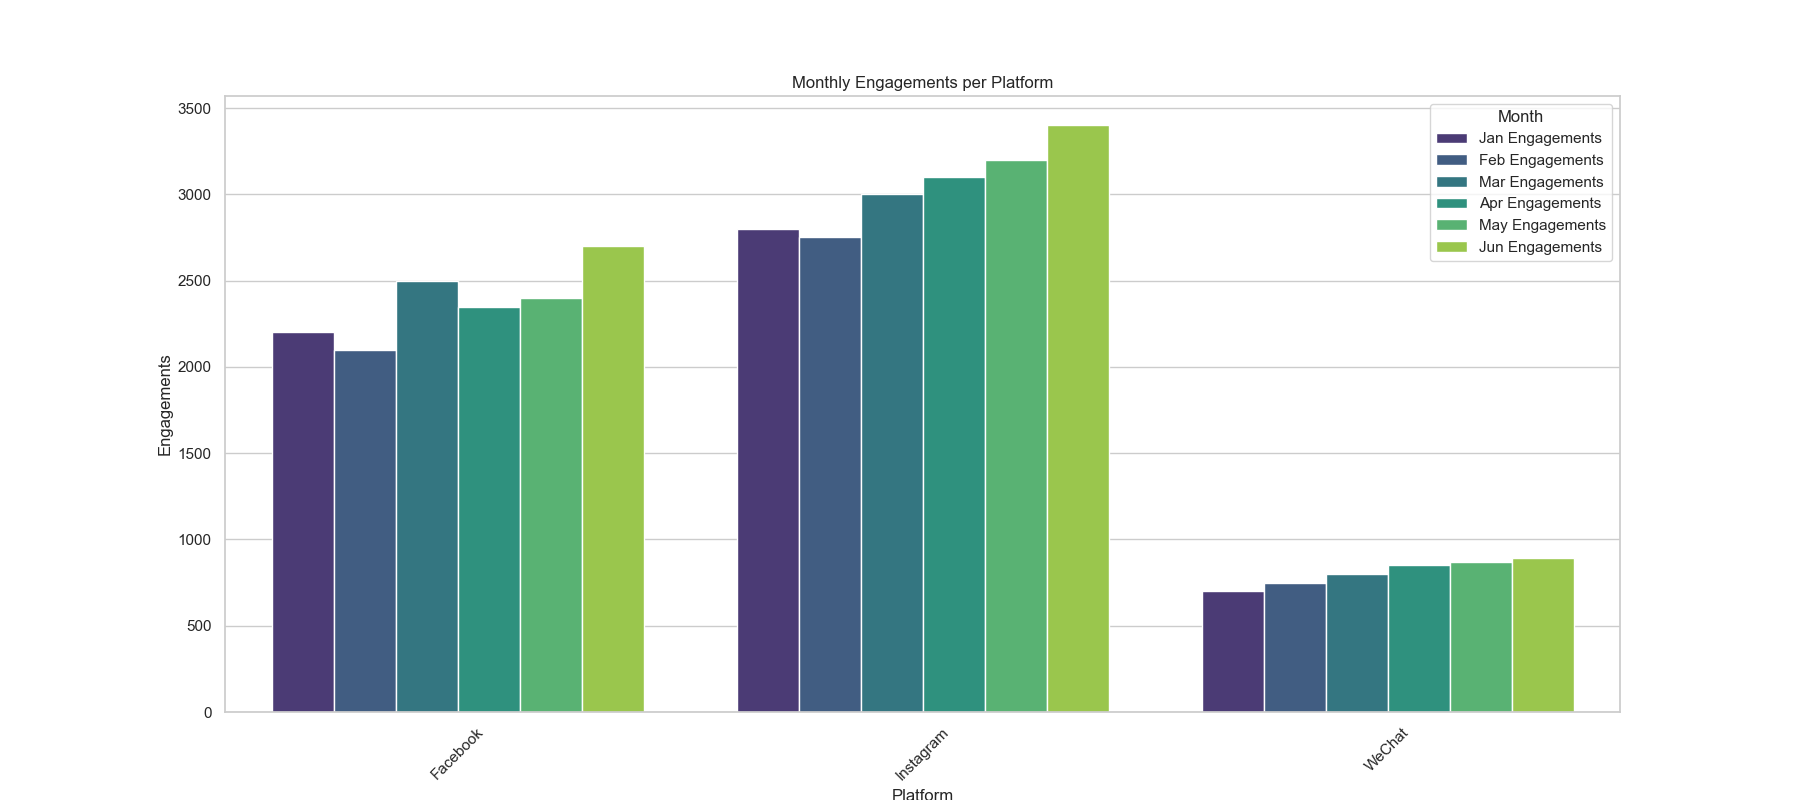

Python code for this plot:

import pandas as pd
import seaborn as sns
import matplotlib.pyplot as plt

# Data provided
data = [
    {'Platform': 'Facebook', 'Jan Engagements': 2200, 'Feb Engagements': 2100, 'Mar Engagements': 2500, 'Apr Engagements': 2350, 'May Engagements': 2400, 'Jun Engagements': 2700},
    {'Platform': 'Instagram', 'Jan Engagements': 2800, 'Feb Engagements': 2750, 'Mar Engagements': 3000, 'Apr Engagements': 3100, 'May Engagements': 3200, 'Jun Engagements': 3400},
    # ... (Include all other platform data here)
    {'Platform': 'WeChat', 'Jan Engagements': 700, 'Feb Engagements': 750, 'Mar Engagements': 800, 'Apr Engagements': 850, 'May Engagements': 870, 'Jun Engagements': 890}
]

# Convert the list of dictionaries to a DataFrame
df = pd.DataFrame(data)

# Melt the DataFrame to a long format
df_long = df.melt(id_vars='Platform', var_name='Month', value_name='Engagements')

# Customize Seaborn's aesthetics
sns.set(style="whitegrid")

# Create the bar chart using Seaborn
plt.figure(figsize=(18, 8))  # Customize the figure size
chart = sns.barplot(
    x='Platform', 
    y='Engagements', 
    hue='Month', 
    data=df_long,
    palette='viridis' # Using a Seaborn palette for color coding
)

# Customize the chart
chart.set_title('Monthly Engagements per Platform')
chart.set_xlabel('Platform')
chart.set_ylabel('Engagements')
plt.xticks(rotation=45)  # Rotate x-axis labels for better readability
plt.legend(title='Month')

# Display the plot
plt.show()
